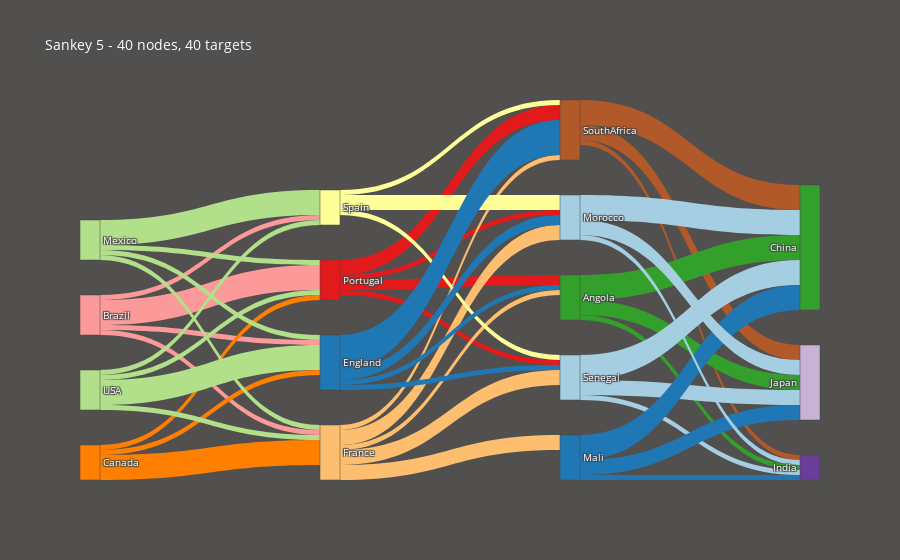

The cell this chart's notebook holds for it:
### Code cell
df = pd.read_csv("datasets/sankey.csv")
# FROM TO VALUE (43,3)
df

# can links ONLY contain integer sources/target identifiers???
# YES!
# i have to convert country names to int ids

source = df.FROM.values.tolist()
target = df.TO.values.tolist()
values = df.VALUE.values.tolist()

translator = list(set(source).union(set(target)))

for i, name in enumerate(source):
    source[i] = translator.index(name)

for i, name in enumerate(target):
    target[i] = translator.index(name)
    
colors = ['#a6cee3','#1f78b4','#b2df8a','#33a02c','#fb9a99','#e31a1c','#fdbf6f','#ff7f00','#cab2d6','#6a3d9a','#ffff99','#b15928']
color_link = list()
for i, _ in enumerate(source):
    color_link.append( colors[source[i] % len(colors) ] )
    
color_node = list()
for i,_ in enumerate(translator) :
    color_node.append( colors[ i % len(colors) ] )


link = dict(source=source, target=target, value=values, color=color_link)
node = dict(label = translator, pad=35, thickness=20, color = color_node)

data = go.Sankey(link=link, node=node)
fig = go.Figure(data)
fig.update_layout(
    hovermode='x',
    title='Sankey 5 - 40 nodes, 40 targets',
    font=dict(size=10, color='white'),
    paper_bgcolor='#51504f')
fig.show()

### Figure 1 — Plotly figure (JSON) as saved in the notebook; plotly's stock layout.template omitted (floating-point values rounded to 4 significant figures)
{"data": [{"link": {"color": ["#fb9a99", "#fb9a99", "#fb9a99", "#fb9a99", "#ff7f00", "#ff7f00", "#ff7f00", "#b2df8a", "#b2df8a", "#b2df8a", "#b2df8a", "#b2df8a", "#b2df8a", "#b2df8a", "#b2df8a", "#e31a1c", "#e31a1c", "#e31a1c", "#e31a1c", "#fdbf6f", "#fdbf6f", "#fdbf6f", "#fdbf6f", "#fdbf6f", "#ffff99", "#ffff99", "#ffff99", "#1f78b4", "#1f78b4", "#1f78b4", "#1f78b4", "#b15928", "#b15928", "#b15928", "#33a02c", "#33a02c", "#33a02c", "#a6cee3", "#a6cee3", "#a6cee3", "#1f78b4", "#1f78b4", "#1f78b4", "#a6cee3", "#a6cee3", "#a6cee3"], "source": [4, 4, 4, 4, 7, 7, 7, 2, 2, 2, 2, 14, 14, 14, 14, 5, 5, 5, 5, 6, 6, 6, 6, 6, 10, 10, 10, 1, 1, 1, 1, 11, 11, 11, 15, 15, 15, 0, 0, 0, 13, 13, 13, 12, 12, 12], "target": [5, 6, 10, 1, 5, 6, 1, 5, 6, 10, 1, 5, 6, 10, 1, 15, 0, 12, 11, 15, 0, 13, 12, 11, 0, 12, 11, 15, 0, 12, 11, 3, 9, 8, 3, 9, 8, 3, 9, 8, 3, 9, 8, 3, 9, 8], "value": [5, 1, 1, 1, 1, 5, 1, 1, 1, 5, 1, 1, 1, 1, 5, 2, 1, 1, 3, 1, 3, 3, 3, 1, 1, 3, 1, 1, 1, 2, 7, 5, 1, 3, 5, 1, 3, 5, 1, 3, 5, 1, 3, 5, 1, 3]}, "node": {"color": ["#a6cee3", "#1f78b4", "#b2df8a", "#33a02c", "#fb9a99", "#e31a1c", "#fdbf6f", "#ff7f00", "#cab2d6", "#6a3d9a", "#ffff99", "#b15928", "#a6cee3", "#1f78b4", "#b2df8a", "#33a02c"], "label": ["Senegal", "England", "Mexico", "China", "Brazil", "Portugal", "France", "Canada", "Japan", "India", "Spain", "SouthAfrica", "Morocco", "Mali", "USA", "Angola"], "pad": 35, "thickness": 20}, "type": "sankey"}], "layout": {"font": {"color": "white", "size": 10}, "hovermode": "x", "paper_bgcolor": "#51504f", "title": {"text": "Sankey 5 - 40 nodes, 40 targets"}}}
